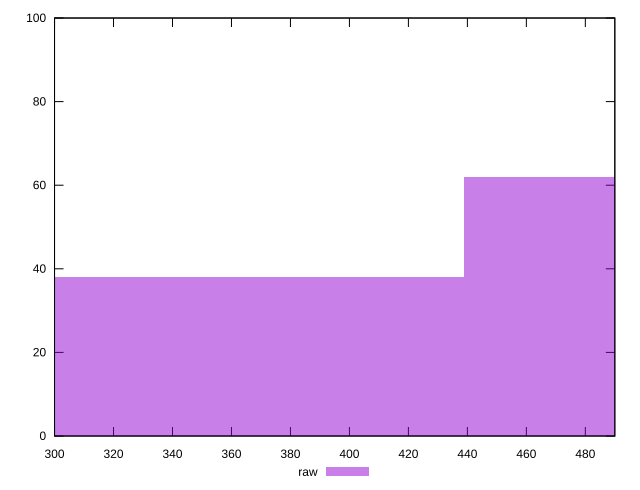

The script that saved this image:
reset

$raw <<EOF
351.0050391531385 38
526.5075587297077 62
EOF

set key outside below
set boxwidth 175.50251957656926
set xrange [300:490]
set yrange [0:100]
set trange [0:100]
set style fill transparent solid 0.5 noborder
set terminal svg size 640, 490 enhanced background rgb 'white'
set output "report_00019_2021-02-10T18-14-37.922Z//uses-webp-images/samples/pages+cached/raw/histogram.svg"

plot $raw title "raw" with boxes

reset
